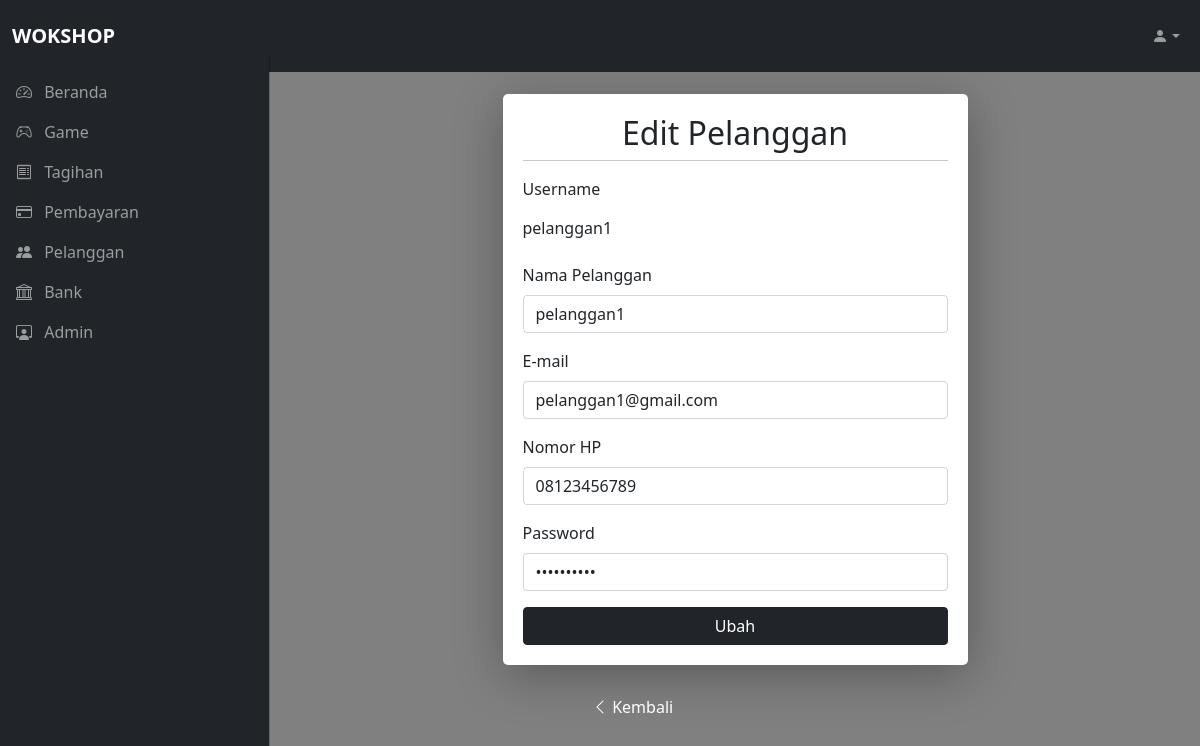
The app's page /admin/pelanggan_edit.php?id_pelanggan=1 with its own data.
### tables this page shows
CREATE TABLE `pelanggan` (
  `id_pelanggan` int(11) NOT NULL,
  `username` varchar(50) NOT NULL,
  `password` varchar(50) NOT NULL,
  `nama_pelanggan` varchar(50) NOT NULL,
  `no_hp` varchar(15) NOT NULL,
  `email` varchar(50) NOT NULL
);

### admin/pelanggan_edit.php (the view, shortened to what this page needs)
<?php
  include "../db/koneksi.php";
  $getId = $_GET['id_pelanggan'];
  $query = "SELECT * FROM pelanggan WHERE id_pelanggan='$getId';";
  $res = mysqli_query($con,$query);
  $result = mysqli_fetch_array($res);
  include("navbar_dashboard.php");
?>
<main class="mt-5 pt-3">
  <div class="container-fluid">
    <div class="row justify-content-center">
      <div class="col-md-6 bg-white kotak">
        <?php
          if(!isset($_POST['submit'])) {
        ?>
        <form method="POST">
          <h2 class="text-center border-head">Edit Pelanggan</h2>
          <hr class="dropdown-divider mb-3" />
          <div class="mb-3">
            <label class="form-label">Username</label>
            <input type="text" name="username" class="form-control-plaintext" placeholder="Username (tanpa spasi dan simbol)" value="<?=$result['username'];?>" readonly />
          </div>
          <div class="mb-3">
            <label class="form-label">Nama Pelanggan</label>
            <input type="text" name="nama_pelanggan" class="form-control" placeholder="Nama Pelanggan" value="<?=$result['nama_pelanggan'];?>" required />
          </div>
          <div class="mb-3">
            <label class="form-label">E-mail</label>
            <input type="email" name="email" class="form-control" placeholder="contoh@gmail.com" value="<?=$result['email'];?>" required />
          </div>
          <div class="mb-3">
            <label class="form-label">Nomor HP</label>
            <input type="text" name="no_hp" class="form-control" placeholder="081122334455" value="<?=$result['no_hp'];?>" required />
          </div>
          <div class="mb-3">
            <label class="form-label">Password</label>
            <input type="password" name="password" class="form-control" value="<?=$result['password'];?>" required />
          </div>
          <div class="d-grid gap-2 mt-3">
            <button type="submit" class="btn btn-dark" name="submit">Ubah</button>
          </div>
        </form>
        <?php
}
?>
      </div>
    </div>
    <div class="row justify-content-center">
      <div class="col-md-4">
        <a href="pelanggan_view.php" class="text-white text-decoration-none">
          <i class="bi bi-chevron-left"></i> Kembali </a>
      </div>
    </div>
  </div>
</main>
<?php
  include("footer_dashboard.php");
?>

### assets/css/style.css (style rules this page uses)
body { background-color: gray; }
.kotak { background-color: #fff; padding: 20px; border-radius: 5px; box-shadow: 0 10px 50px 0 rgba(0, 0, 0, 0.3); margin: 30px 0; }
:root { --offcanvas-width: 270px; --topNavbarHeight: 56px; }
@media (min-width: 992px) { body { overflow: auto !important; } }
@media (min-width: 992px) { main { margin-left: var(--offcanvas-width); } }

### records on screen
pelanggan: username "pelanggan1", nama_pelanggan "pelanggan1", email "pelanggan1@gmail.com", no_hp "08123456789"
